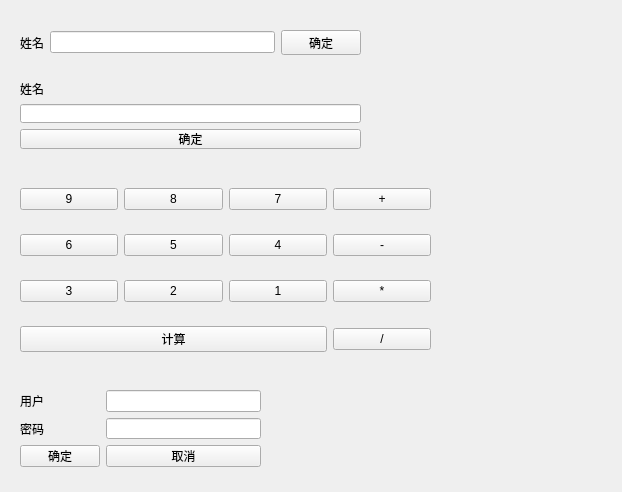
<?xml version="1.0" encoding="UTF-8"?>
<ui version="4.0">
 <class>Form</class>
 <widget class="QWidget" name="Form">
  <property name="geometry">
   <rect>
    <x>0</x>
    <y>0</y>
    <width>622</width>
    <height>492</height>
   </rect>
  </property>
  <property name="windowTitle">
   <string>Form</string>
  </property>
  <widget class="QWidget" name="">
   <property name="geometry">
    <rect>
     <x>20</x>
     <y>30</y>
     <width>341</width>
     <height>25</height>
    </rect>
   </property>
   <layout class="QHBoxLayout" name="horizontalLayout">
    <item>
     <widget class="QLabel" name="label">
      <property name="text">
       <string>姓名</string>
      </property>
     </widget>
    </item>
    <item>
     <widget class="QLineEdit" name="lineEdit"/>
    </item>
    <item>
     <widget class="QPushButton" name="pushButton">
      <property name="text">
       <string>确定</string>
      </property>
     </widget>
    </item>
   </layout>
  </widget>
  <widget class="QWidget" name="">
   <property name="geometry">
    <rect>
     <x>20</x>
     <y>80</y>
     <width>341</width>
     <height>69</height>
    </rect>
   </property>
   <layout class="QVBoxLayout" name="verticalLayout">
    <item>
     <widget class="QLabel" name="label_2">
      <property name="text">
       <string>姓名</string>
      </property>
     </widget>
    </item>
    <item>
     <widget class="QLineEdit" name="lineEdit_2"/>
    </item>
    <item>
     <widget class="QPushButton" name="pushButton_2">
      <property name="text">
       <string>确定</string>
      </property>
     </widget>
    </item>
   </layout>
  </widget>
  <widget class="QWidget" name="">
   <property name="geometry">
    <rect>
     <x>20</x>
     <y>170</y>
     <width>411</width>
     <height>201</height>
    </rect>
   </property>
   <layout class="QGridLayout" name="gridLayout">
    <item row="0" column="0">
     <widget class="QPushButton" name="pushButton_3">
      <property name="text">
       <string>9</string>
      </property>
     </widget>
    </item>
    <item row="0" column="1">
     <widget class="QPushButton" name="pushButton_4">
      <property name="text">
       <string>8</string>
      </property>
     </widget>
    </item>
    <item row="0" column="2">
     <widget class="QPushButton" name="pushButton_5">
      <property name="text">
       <string>7</string>
      </property>
     </widget>
    </item>
    <item row="0" column="3">
     <widget class="QPushButton" name="pushButton_6">
      <property name="text">
       <string>+</string>
      </property>
     </widget>
    </item>
    <item row="1" column="0">
     <widget class="QPushButton" name="pushButton_7">
      <property name="text">
       <string>6</string>
      </property>
     </widget>
    </item>
    <item row="1" column="1">
     <widget class="QPushButton" name="pushButton_8">
      <property name="text">
       <string>5</string>
      </property>
     </widget>
    </item>
    <item row="1" column="2">
     <widget class="QPushButton" name="pushButton_9">
      <property name="text">
       <string>4</string>
      </property>
     </widget>
    </item>
    <item row="1" column="3">
     <widget class="QPushButton" name="pushButton_10">
      <property name="text">
       <string>-</string>
      </property>
     </widget>
    </item>
    <item row="2" column="0">
     <widget class="QPushButton" name="pushButton_11">
      <property name="text">
       <string>3</string>
      </property>
     </widget>
    </item>
    <item row="2" column="1">
     <widget class="QPushButton" name="pushButton_12">
      <property name="text">
       <string>2</string>
      </property>
     </widget>
    </item>
    <item row="2" column="2">
     <widget class="QPushButton" name="pushButton_13">
      <property name="text">
       <string>1</string>
      </property>
     </widget>
    </item>
    <item row="2" column="3">
     <widget class="QPushButton" name="pushButton_14">
      <property name="text">
       <string>*</string>
      </property>
     </widget>
    </item>
    <item row="3" column="0" colspan="3">
     <widget class="QPushButton" name="pushButton_15">
      <property name="text">
       <string>计算</string>
      </property>
     </widget>
    </item>
    <item row="3" column="3">
     <widget class="QPushButton" name="pushButton_16">
      <property name="text">
       <string>/</string>
      </property>
     </widget>
    </item>
   </layout>
  </widget>
  <widget class="QWidget" name="">
   <property name="geometry">
    <rect>
     <x>20</x>
     <y>390</y>
     <width>241</width>
     <height>77</height>
    </rect>
   </property>
   <layout class="QFormLayout" name="formLayout">
    <item row="0" column="0">
     <widget class="QLabel" name="label_3">
      <property name="text">
       <string>用户</string>
      </property>
     </widget>
    </item>
    <item row="0" column="1">
     <widget class="QLineEdit" name="lineEdit_3"/>
    </item>
    <item row="1" column="0">
     <widget class="QLabel" name="label_4">
      <property name="text">
       <string>密码</string>
      </property>
     </widget>
    </item>
    <item row="1" column="1">
     <widget class="QLineEdit" name="lineEdit_4"/>
    </item>
    <item row="2" column="0">
     <widget class="QPushButton" name="pushButton_17">
      <property name="text">
       <string>确定</string>
      </property>
     </widget>
    </item>
    <item row="2" column="1">
     <widget class="QPushButton" name="pushButton_18">
      <property name="text">
       <string>取消</string>
      </property>
     </widget>
    </item>
   </layout>
  </widget>
 </widget>
 <resources/>
 <connections/>
</ui>
